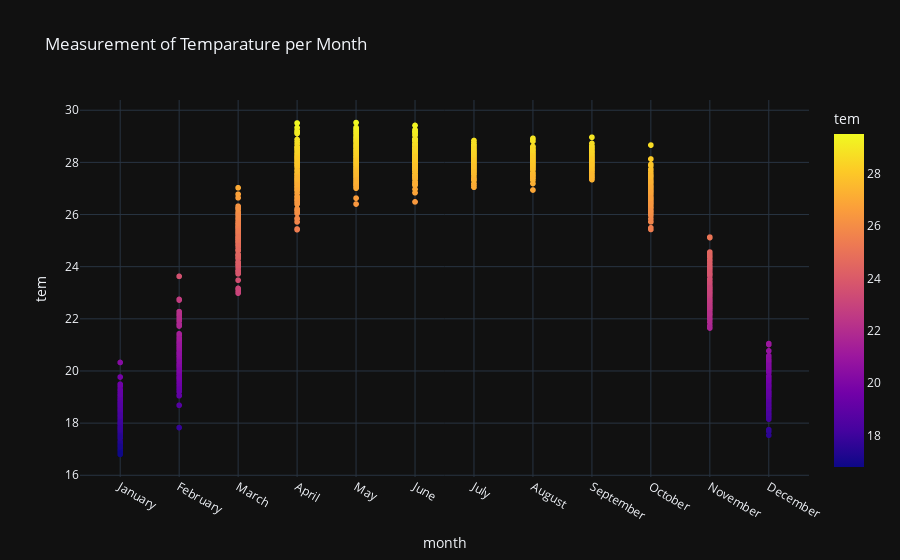

Source (notebook cell):
### Markdown cell above
#### 'January', 'February', 'November', 'December' are the Cold
#### And 'March', 'April', 'May', 'June', 'July', 'August', 'September', 'October' are Warm

### Code cell
pio.templates.default = "plotly_dark"
fig = px.scatter(df, x = "month", y = "tem", color="tem", title = "Measurement of Temparature per Month")
fig.show()

### Figure 1 — Plotly figure (JSON) as saved in the notebook; plotly's stock layout.template omitted (floating-point values rounded to 4 significant figures; data arrays with more than 128 entries replaced by an {"elided": "..."} marker saying what was removed)
{"data": [{"hovertemplate": "month=%{x}<br>tem=%{marker.color}<extra></extra>", "legendgroup": "", "marker": {"color": {"elided": "1380 float values"}, "coloraxis": "coloraxis", "symbol": "circle"}, "mode": "markers", "name": "", "showlegend": false, "type": "scattergl", "x": {"elided": "1380 str values"}, "xaxis": "x", "y": {"elided": "1380 float values"}, "yaxis": "y"}], "layout": {"autosize": true, "coloraxis": {"colorbar": {"title": {"text": "tem"}}, "colorscale": [[0, "#0d0887"], [0.1111, "#46039f"], [0.2222, "#7201a8"], [0.3333, "#9c179e"], [0.4444, "#bd3786"], [0.5556, "#d8576b"], [0.6667, "#ed7953"], [0.7778, "#fb9f3a"], [0.8889, "#fdca26"], [1, "#f0f921"]]}, "legend": {"tracegroupgap": 0}, "title": {"text": "Measurement of Temparature per Month"}, "xaxis": {"anchor": "y", "autorange": true, "domain": [0, 1], "range": [-0.6569, 11.66], "title": {"text": "month"}, "type": "category"}, "yaxis": {"anchor": "x", "autorange": true, "domain": [0, 1], "range": [15.75, 30.58], "title": {"text": "tem"}, "type": "linear"}}}
